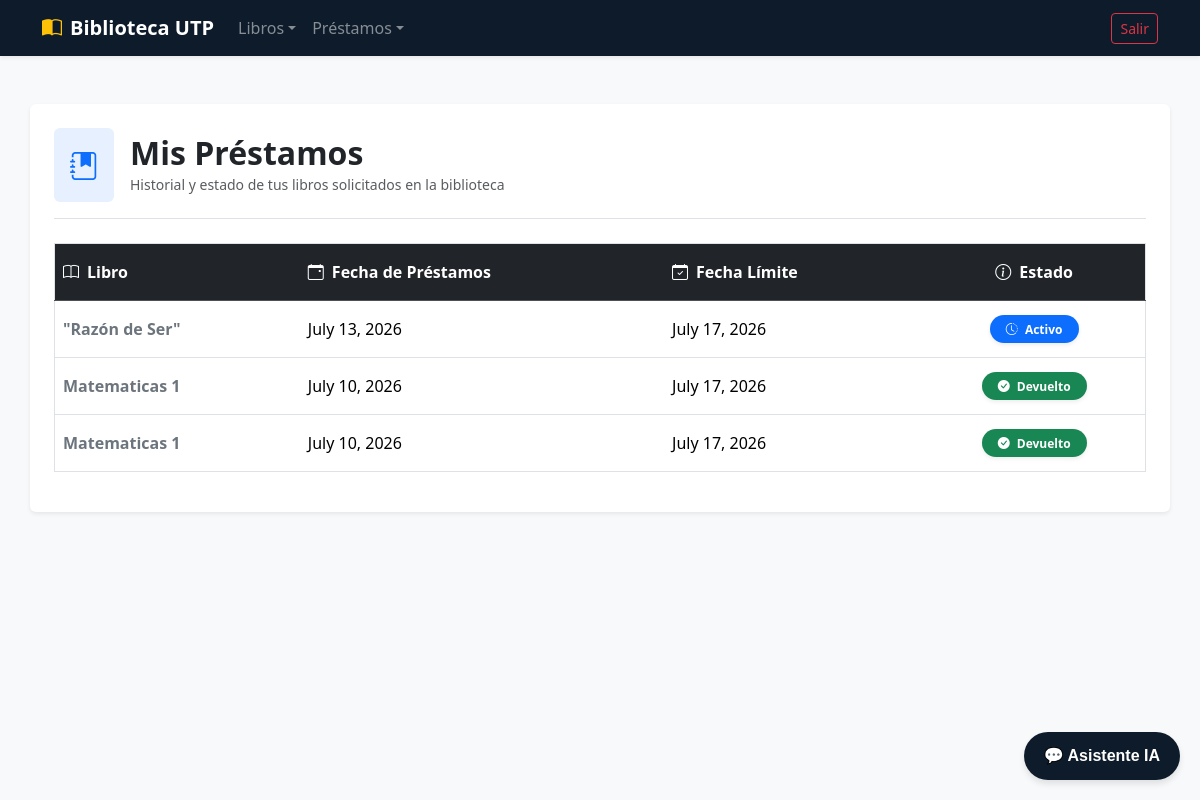
Page /prestamos/mis-prestamos/ (signed in) on the earlier database version.
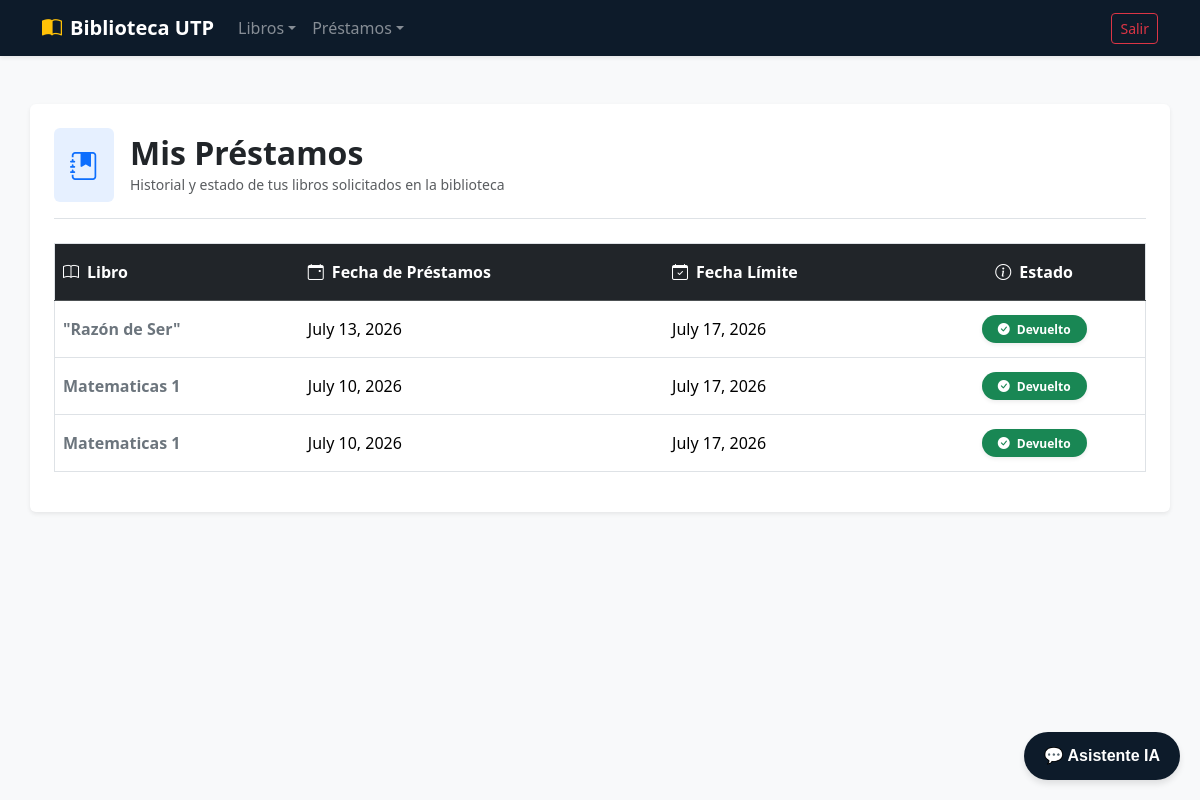
Same page on the later database version.
### apps/prestamos/models.py (models this page shows, shortened)
class Prestamo(models.Model):
    ESTADOS = (
        ('activo', 'Activo / En Curso'),
        ('devuelto', 'Devuelto'),
        ('atrasado', 'Atrasado / Con Multa'),
    )
    usuario = models.ForeignKey(settings.AUTH_USER_MODEL, on_delete=models.CASCADE)
    libro = models.ForeignKey(Libro, on_delete=models.CASCADE)
    fecha_prestamo = models.DateField(auto_now_add=True)  # Se pone la fecha de hoy automáticamente
    fecha_devolucion_esperada = models.DateField()       # Fecha límite para devolverlo
    fecha_devolucion_real = models.DateField(blank=True, null=True) # Se llena cuando entreguen el libro
    estado = models.CharField(max_length=20, choices=ESTADOS, default='activo')

### apps/libros/models.py (models this page shows, shortened)
class Libro(models.Model):
    GRADOS_DESTINO = (
        ('primaria', 'Primaria'),
        ('secundaria', 'Secundaria'),
        ('general', 'General (Todos)'),
    )
    titulo = models.CharField(max_length=200)
    autor = models.CharField(max_length=150)
    categoria = models.CharField(max_length=100)
    archivo_pdf = models.FileField(upload_to='libros_pdfs/') # Para subir el archivo digital
    portada = models.ImageField(upload_to='portadas/', blank=True, null=True)
    grado_objetivo = models.CharField(max_length=20, choices=GRADOS_DESTINO, default='general')
    ejemplares_disponibles = models.PositiveIntegerField(default=1)

### apps/prestamos/views.py (the view)
# urls.py: path('mis-prestamos/', views.MisPrestamosView.as_view(), name='mis_prestamos'),
class MisPrestamosView(LoginRequiredMixin, ListView):
    model = Prestamo
    template_name = 'prestamos/mis_prestamos.html'
    context_object_name = 'prestamos'
    def get_queryset(self):
        return Prestamo.objects.filter(usuario=self.request.user).order_by('-fecha_prestamo')

### apps/prestamos/templates/prestamos/mis_prestamos.html (shortened to what this page needs)
{% extends 'usuarios/base.html' %}
{% block content %}
<div class="container my-5 p-4 bg-white rounded shadow-sm">
    <div class="d-flex align-items-center mb-4 pb-3 border-bottom">
        <div class="bg-primary bg-opacity-10 p-3 rounded me-3 text-primary">
            <i class="bi bi-journal-bookmark-fill fs-3"></i>
        </div>
        <div>
            <h2 class="text-dark fw-bold mb-0">Mis Préstamos</h2>
            <small class="text-muted">Historial y estado de tus libros solicitados en la biblioteca</small>
        </div>
    </div>
    <div class="table-responsive">
        <table class="table table-hover align-middle border">
            <thead class="table-dark">
                <tr>
                    <th scope="col" class="py-3"><i class="bi bi-book me-2"></i>Libro</th>
                    <th scope="col" class="py-3"><i class="bi bi-calendar-event me-2"></i>Fecha de Préstamos</th>
                    <th scope="col" class="py-3"><i class="bi bi-calendar-check me-2"></i>Fecha Límite</th>
                    <th scope="col" class="py-3 text-center"><i class="bi bi-info-circle me-2"></i>Estado</th>
                </tr>
            </thead>
            <tbody>
                {% for p in prestamos %}
                <tr>
                    <td class="fw-semibold text-secondary py-3">
                        {{ p.libro.titulo }}
                    </td>
                    <td>{{ p.fecha_prestamo }}</td>
                    <td>{{ p.fecha_devolucion_esperada }}</td>
                    <td class="text-center">
                        {% if p.estado == 'atrasado' %}
                        <span class="badge bg-danger px-3 py-2 rounded-pill shadow-sm">
                            <i class="bi bi-exclamation-triangle-fill me-1"></i> Atrasado (MULTA)
                        </span>
                        {% elif p.estado == 'devuelto' %}
                        <span class="badge bg-success px-3 py-2 rounded-pill shadow-sm">
                            <i class="bi bi-check-circle-fill me-1"></i> Devuelto
                        </span>
                        {% else %}
                        <span class="badge bg-primary px-3 py-2 rounded-pill shadow-sm">
                            <i class="bi bi-clock-history me-1"></i> Activo
                        </span>
                        {% endif %}
                    </td>
                </tr>
                {% endfor %}
            </tbody>
        </table>
    </div>
</div>
{% endblock %}

Differences in the rows shown:
changed Prestamo "July 13, 2026": estado "Activo" → "Devuelto"
